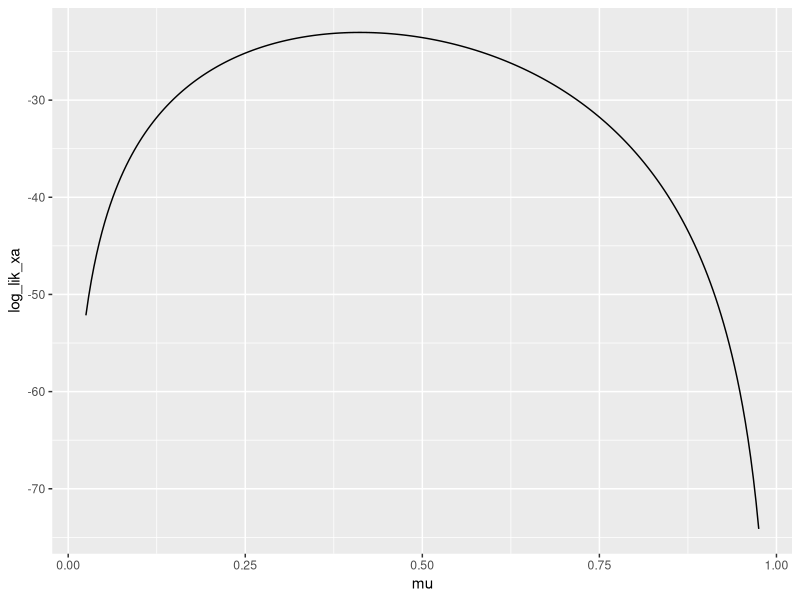
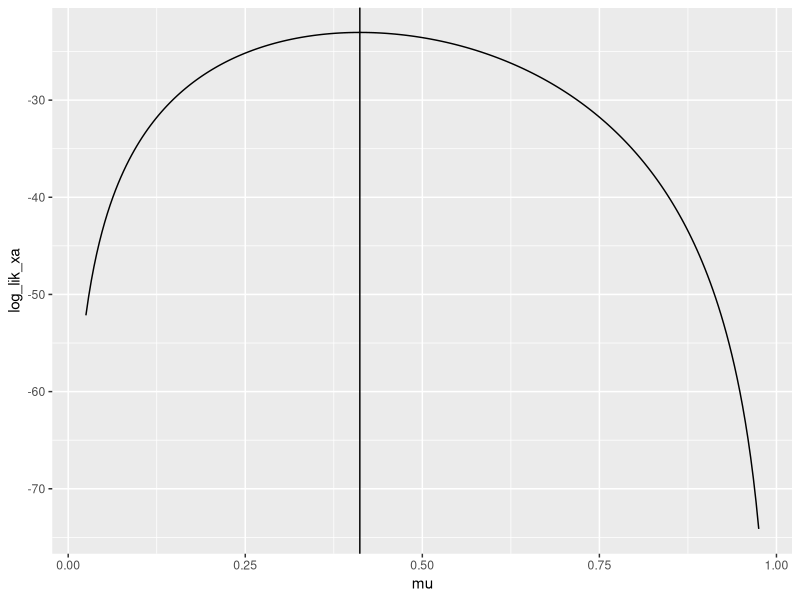
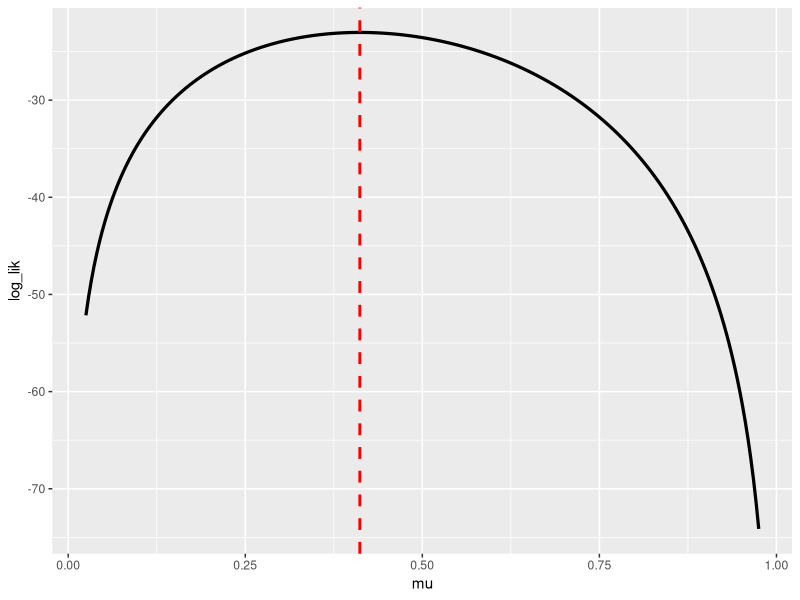
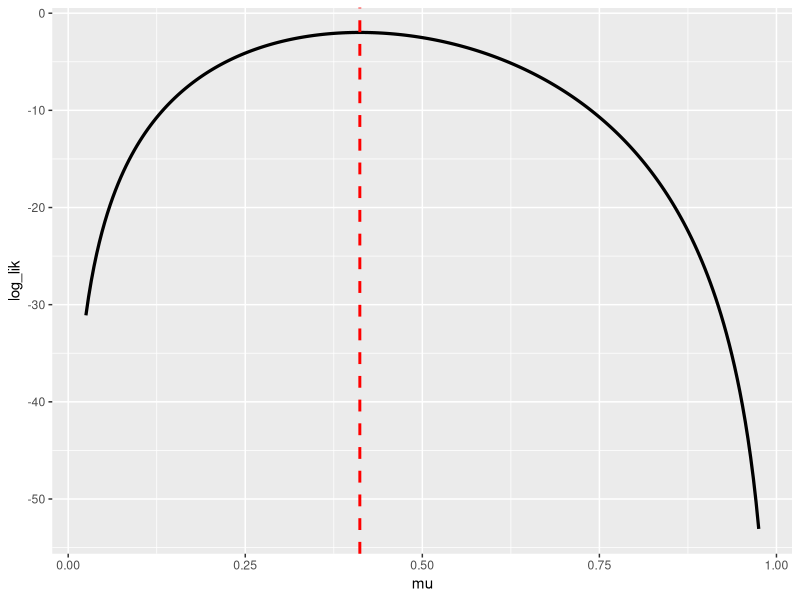
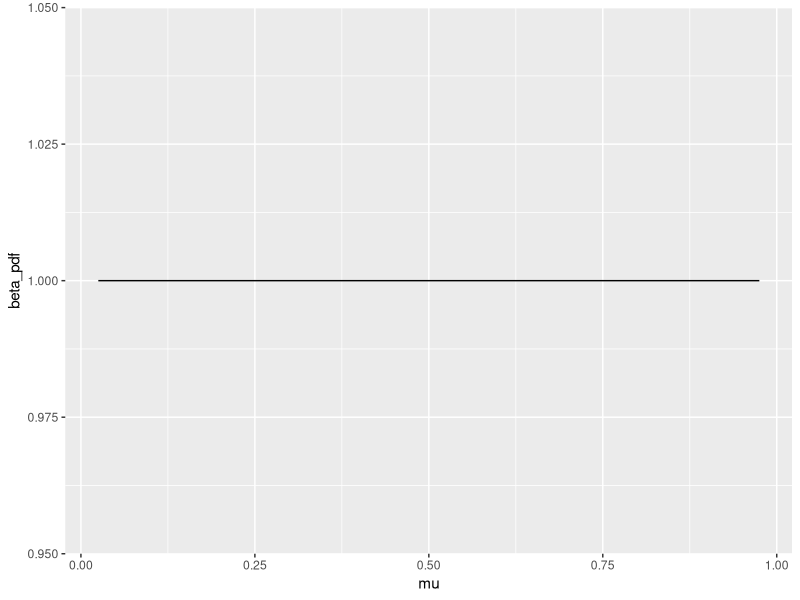
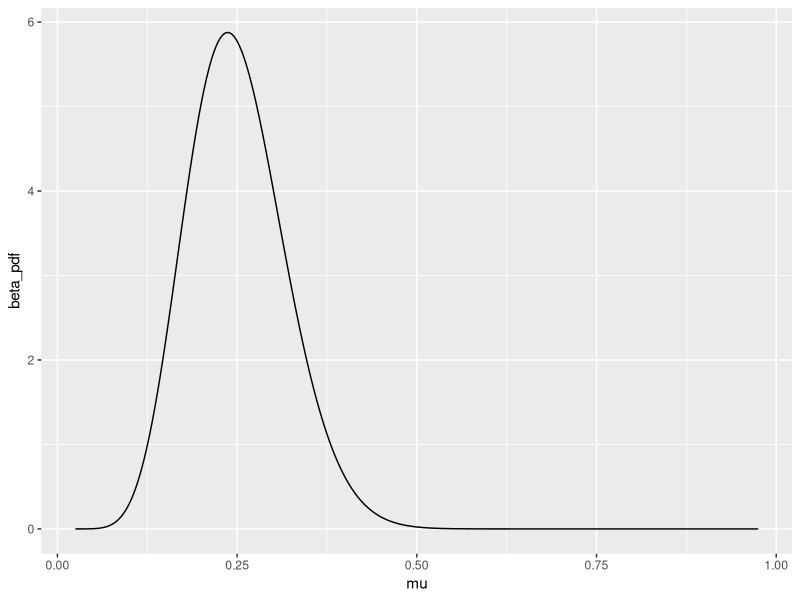
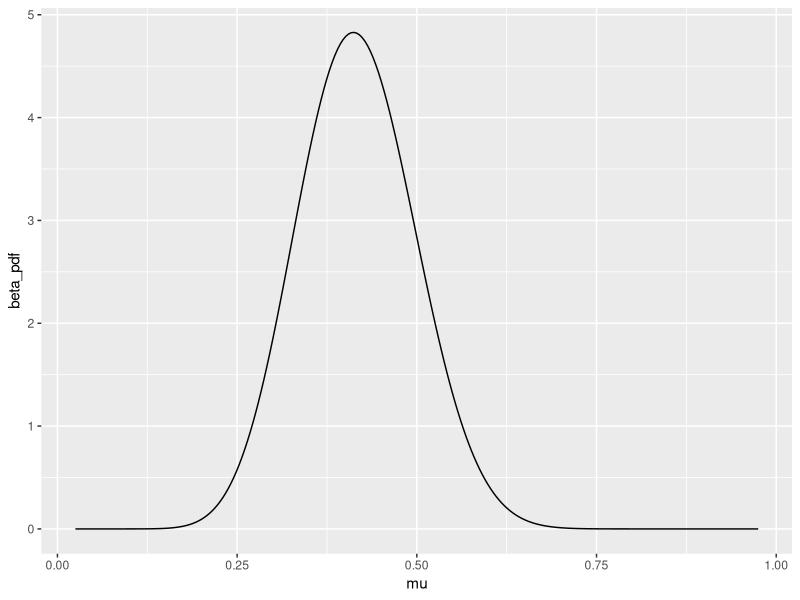
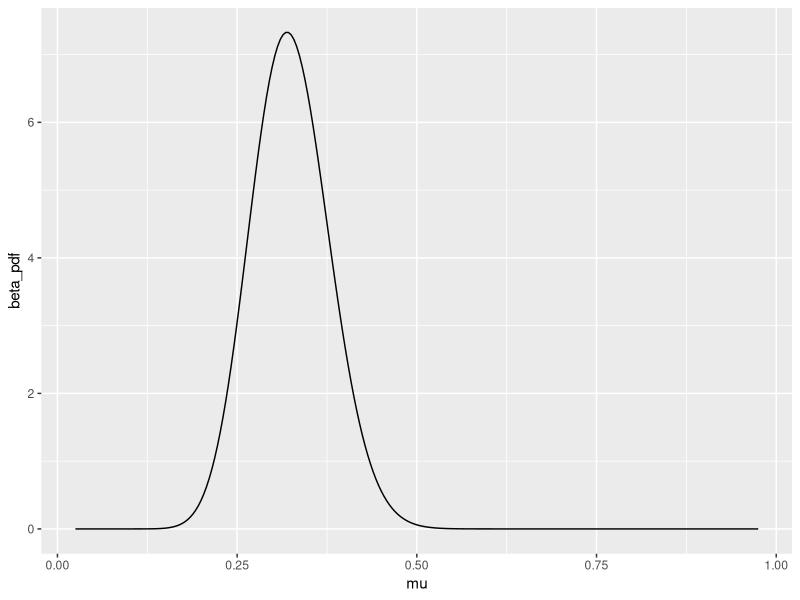

Write the R code that produced these figures, in order.
## ---- chunk 1
knitr::opts_chunk$set(echo = TRUE)
## ---- chunk 2
library(tidyverse)
## ---- chunk 3
x <- c(0, 0, 0, 0,
       0, 1, 1, 0,
       1, 0, 0, 0,
       0, 1, 1, 0, 1,
       1, 0, 0, 1,
       0, 0, 1, 0,
       1, 1, 1, 0, 0,
       0, 0, 1, 1)
## ---- chunk 4
ba <- mean(x)
ba
## ---- chunk 5
mle <- sum(x == 1)/length(x)
mle
## ---- chunk 6
log_bernoulli_pmf <- function(xobs, prob)
{
 return (xobs*log(prob) + (1-xobs)*log(1-prob)) 
}
## ---- chunk 7
log_bernoulli_pmf(x[1], .25)
log_bernoulli_pmf(x[2], .25)
log_bernoulli_pmf(x[3], .25)
log_bernoulli_pmf(x[4], .25)
log_bernoulli_pmf(x[5], .25)
## ---- chunk 8
log_bernoulli_pmf(x[1:5], .25)
## ---- chunk 9
m <- sum(x==1)
n <- length(x)
mu = .25
m*log(mu) + (n-m)*log(1-mu)
## ---- chunk 10
mu_grid <- seq(from = 0.025, to = 0.975, length.out = 251)
## ---- chunk 11
for( n in 1:4 ){
  print( n )
}
## ---- chunk 12
example_vector <- rep( as.numeric(NA), 10 )

example_vector %>% class()
## ---- chunk 13
example_vector
## ---- chunk 14
seq_along(example_vector)
## ---- chunk 15
for( n in seq_along(example_vector) ){
  example_vector[n] <- n ^ 2
}
## ---- chunk 16
example_vector
## ---- chunk 17
(1:10)^2
## ---- chunk 18
log_lik_xa <- rep( as.numeric(NA), length(mu_grid) )
m <- sum(x==1)
n <- length(x)
for( i in seq_along(log_lik_xa) ){
  log_lik_xa[i] <- m*log(mu_grid[i]) + (n-m)*log(1-mu_grid[i])
}

## ---- chunk 19
xa_results <- tibble::tibble(
  mu = mu_grid,
  log_lik = log_lik_xa
)
## ---- chunk 20
xa_results %>%
  ggplot(mapping = aes(x = mu, y = log_lik_xa)) +
  geom_line()
## ---- chunk 21
xa_results %>%
  ggplot(mapping = aes(x = mu, y = log_lik_xa)) +
  geom_line() + geom_vline(xintercept = mle)
## ---- chunk 22
player_hits <- sum(x == 1)
player_atbats <- length(x)
## ---- chunk 23
tibble::tibble(
  mu = mu_grid
) %>% 
  mutate(log_lik = player_hits*log(mu) + (player_atbats - player_hits)*log(1 - mu)) %>%
  ggplot(mapping = aes(x = mu, y = log_lik)) + 
  geom_line(size = 1.1) + geom_vline(xintercept = mle, size = 1, linetype = 'dashed', color = 'red')
## ---- chunk 24
tibble::tibble(
  mu = mu_grid
) %>% 
  mutate(log_lik = dbinom(x = player_hits, size = player_atbats,
                          prob = mu, log = TRUE)) %>%
  ggplot(mapping = aes(x = mu, y = log_lik)) +
  geom_line(size = 1.1) + geom_vline(xintercept = mle, size = 1, linetype = 'dashed', color = 'red')
## ---- chunk 25
a_uniform <- 1
b_uniform <- 1

a_inform <- 10
b_inform <- 30
## ---- chunk 26
tibble::tibble(
  mu = mu_grid
) %>% 
  mutate(beta_pdf = dbeta(x = mu, shape1 = a_uniform, shape2 = b_uniform)) %>%
  ggplot(mapping = aes(x = mu, y = beta_pdf)) +
  geom_line()
## ---- chunk 27
tibble::tibble(
  mu = mu_grid
) %>% 
  mutate(beta_pdf = dbeta(x = mu, shape1 = a_inform, shape2 = b_inform)) %>%
  ggplot(mapping = aes(x = mu, y = beta_pdf)) +
  geom_line()
## ---- chunk 28
new_a_uniform <- a_uniform + player_hits
new_b_uniform <- b_uniform + player_atbats - player_hits
new_a_inform <- a_inform + player_hits
new_b_inform <- b_inform + player_atbats - player_hits
paste0("Updated a from a_uniform: ", new_a_uniform)
paste0("Updated b from b_uniform: ", new_b_uniform)
paste0("Updated a from a_inform: ", new_a_inform)
paste0("Updated b from b_inform: ", new_b_inform)
## ---- chunk 29
posterior_beta <- tibble(
  prior_type = c("uniform", "informed"),
  mean = c(new_a_uniform/(new_a_uniform + new_b_uniform),
           new_a_inform/(new_a_inform + new_b_inform)),
  mode = c((new_a_uniform -1)/(new_b_uniform + new_a_uniform - 2),
           (new_a_inform - 1)/(new_b_inform + new_a_inform -2)),
  quantile.05 = c(qbeta(.05, shape1 = new_a_uniform, shape2 = new_b_uniform),
                  qbeta(.05, shape1 = new_a_inform, shape2 = new_b_inform)),
  quantile.95 = c(qbeta(.95, shape1 = new_a_uniform, shape2 = new_b_uniform),
                  qbeta(.95, shape1 = new_a_inform, shape2 = new_b_inform))
)
posterior_beta

## ---- chunk 30
tibble::tibble(
  mu = mu_grid
) %>% 
  mutate(beta_pdf = dbeta(mu, shape1 = new_a_uniform, shape2 = new_b_uniform)) %>%
  ggplot(mapping = aes(x = mu, y = beta_pdf)) +
  geom_line()
## ---- chunk 31
tibble::tibble(
  mu = mu_grid
) %>% 
  mutate(beta_pdf = dbeta(mu, shape1 = new_a_inform, shape2 = new_b_inform)) %>%
  ggplot(mapping = aes(x = mu, y = beta_pdf)) +
  geom_line()
## ---- chunk 32
season_hits <- 62

season_atbats <- 284
## ---- chunk 33
new_a_uniform <- a_uniform + season_hits
new_b_uniform <- b_uniform + season_atbats - season_hits
new_a_inform <- a_inform + season_hits
new_b_inform <- b_inform + season_atbats - season_hits
paste0("Updated a from a_uniform: ", new_a_uniform)
paste0("Updated b from b_uniform: ", new_b_uniform)
paste0("Updated a from a_inform: ", new_a_inform)
paste0("Updated b from b_inform: ", new_b_inform)
## ---- chunk 34
posterior_beta <- tibble(
  prior_type = c("uniform", "informed"),
  mean = c(new_a_uniform/(new_a_uniform + new_b_uniform),
           new_a_inform/(new_a_inform + new_b_inform)),
  mode = c((new_a_uniform -1)/(new_b_uniform + new_a_uniform - 2),
           (new_a_inform - 1)/(new_b_inform + new_a_inform -2)),
  quantile.05 = c(qbeta(.05, shape1 = new_a_uniform, shape2 = new_b_uniform),
                  qbeta(.05, shape1 = new_a_inform, shape2 = new_b_inform)),
  quantile.95 = c(qbeta(.95, shape1 = new_a_uniform, shape2 = new_b_uniform),
                  qbeta(.95, shape1 = new_a_inform, shape2 = new_b_inform))
)
posterior_beta

## ---- chunk 35
tibble::tibble(
  mu = mu_grid
) %>% 
  mutate(beta_pdf = dbeta(mu, shape1 = new_a_uniform, shape2 = new_b_uniform)) %>%
  ggplot(mapping = aes(x = mu, y = beta_pdf)) +
  geom_line()
## ---- chunk 36
tibble::tibble(
  mu = mu_grid
) %>% 
  mutate(beta_pdf = dbeta(mu, shape1 = new_a_inform, shape2 = new_b_inform)) %>%
  ggplot(mapping = aes(x = mu, y = beta_pdf)) +
  geom_line()
